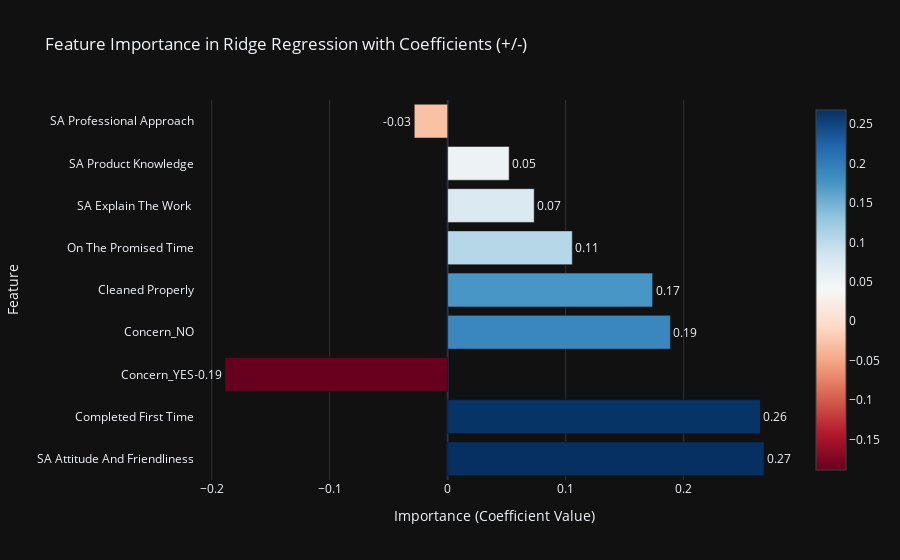

Notebook source saved alongside this figure:
### Code cell
# Step 7: Calculate Feature Importance based on coefficients (with signs)
feature_importance = best_model.coef_

# Step 8: Create a DataFrame to hold feature names and their corresponding importance
# Replace the feature names with the actual names from your dataset
feature_names = X.columns
importance_df = pd.DataFrame({
    'Feature': feature_names,
    'Importance': feature_importance
})

# Sort the features by importance (by absolute value)
importance_df['Absolute Importance'] = importance_df['Importance'].abs()
importance_df = importance_df.sort_values(by='Absolute Importance', ascending=False)

# Step 9: Plot Feature Importance (with signs) using Plotly
fig = go.Figure()

# Add bars for the feature importance
fig.add_trace(go.Bar(
    y=importance_df['Feature'],
    x=importance_df['Importance'],
    orientation='h',  # Horizontal bar plot
    text=importance_df['Importance'].apply(lambda x: f'{x:.2f}'),
    textposition='outside',
    marker=dict(color=importance_df['Importance'], colorscale='RdBu', showscale=True)
))

# Customize layout
fig.update_layout(
    title='Feature Importance in Ridge Regression with Coefficients (+/-)',
    xaxis_title='Importance (Coefficient Value)',
    yaxis_title='Feature',
    template='plotly_dark',
    showlegend=False
)

# Show the plot
fig.show()

### Figure 1 — Plotly figure (JSON) as saved in the notebook; plotly's stock layout.template omitted (floating-point values rounded to 4 significant figures)
{"data": [{"marker": {"color": [0.2681, 0.265, -0.1888, 0.1888, 0.1737, 0.1056, 0.07332, 0.0521, -0.02831], "colorscale": [[0, "rgb(103,0,31)"], [0.1, "rgb(178,24,43)"], [0.2, "rgb(214,96,77)"], [0.3, "rgb(244,165,130)"], [0.4, "rgb(253,219,199)"], [0.5, "rgb(247,247,247)"], [0.6, "rgb(209,229,240)"], [0.7, "rgb(146,197,222)"], [0.8, "rgb(67,147,195)"], [0.9, "rgb(33,102,172)"], [1, "rgb(5,48,97)"]], "showscale": true}, "orientation": "h", "text": ["0.27", "0.26", "-0.19", "0.19", "0.17", "0.11", "0.07", "0.05", "-0.03"], "textposition": "outside", "type": "bar", "x": [0.2681, 0.265, -0.1888, 0.1888, 0.1737, 0.1056, 0.07332, 0.0521, -0.02831], "y": ["SA Attitude And Friendliness", "Completed First Time", "Concern_YES", "Concern_NO", "Cleaned Properly", "On The Promised Time", "SA Explain The Work ", "SA Product Knowledge", "SA Professional Approach"]}], "layout": {"showlegend": false, "title": {"text": "Feature Importance in Ridge Regression with Coefficients (+/-)"}, "xaxis": {"title": {"text": "Importance (Coefficient Value)"}}, "yaxis": {"title": {"text": "Feature"}}}}
